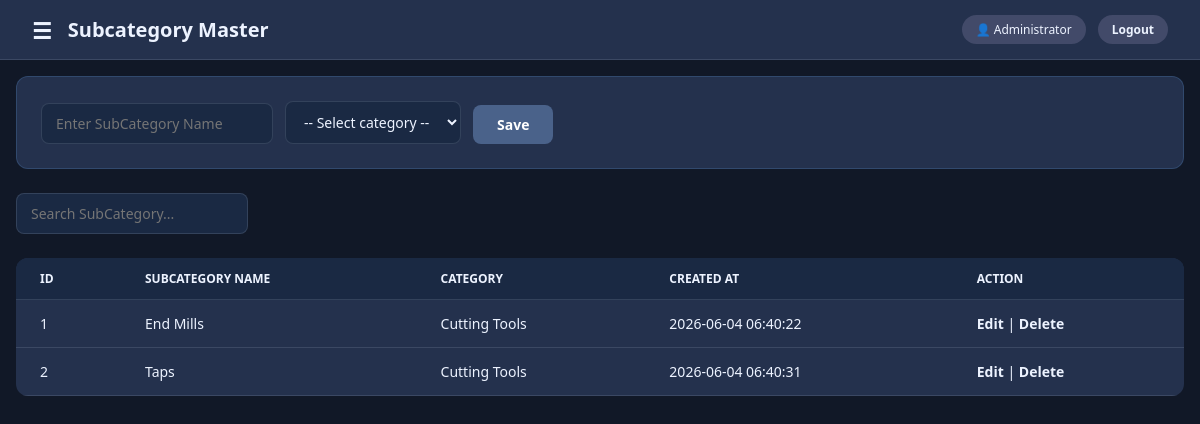
Page /subcategories (signed in) on the committed database.
### tables this page shows
CREATE TABLE subcategories (
        id INTEGER PRIMARY KEY AUTOINCREMENT,
        category_id INTEGER,
        subcategory_name TEXT NOT NULL UNIQUE,
        created_at DATETIME DEFAULT CURRENT_TIMESTAMP,
        FOREIGN KEY (category_id) REFERENCES categories(id)
        );

CREATE TABLE categories (
        id INTEGER PRIMARY KEY AUTOINCREMENT,
        category_name TEXT NOT NULL UNIQUE,
        created_at DATETIME DEFAULT CURRENT_TIMESTAMP
        );

### modules/masters.py (the view)
@masters.route("/subcategories")
def subcategories_list():
    conn= get_connection()
    cursor = conn.cursor()
    cursor.execute("""
        SELECT subcategories.*, categories.category_name
        FROM subcategories
        LEFT JOIN categories ON subcategories.category_id = categories.id
        ORDER BY subcategory_name
    """)
    subcategories = cursor.fetchall()
    cursor.execute("SELECT * FROM categories ORDER BY category_name")
    categories = cursor.fetchall()
    conn.close()
    return render_template("masters/subcategories.html", subcategories = subcategories, categories = categories)

### database.py (called while the page is built)
def get_connection():
    conn = sqlite3.connect(DATABASE)
    conn.row_factory = sqlite3.Row
    return conn

### modules/auth.py (called while the page is built)
def require_system(system_name):
    def check():
        if not session.get("user_id"):
            return redirect(url_for("auth.login", system=system_name, next=request.path))
        if session.get("system") != system_name:
            flash("That section belongs to a different login.", "danger")
            return redirect(url_for("auth.login", system=system_name))
    return check

### templates/masters/subcategories.html (shortened to what this page needs)
{% extends "base.html" %}
{% block page_title %}Subcategory Master{% endblock %}
{% block content %}
        {% if editing %}
        <form method="POST" action="/subcategories/edit/{{ subcategory.id }}">
            <input type="text" name="subcategory_name" value="{{ subcategory.subcategory_name}}">
            <button type="submit">Update</button>
            <a href="/subcategories" style="padding: 10px 16px; background: #6b6b6b; color: white; border-radius: 8px;">Cancel</a>
        </form>
        {% else %}
        <form method="POST" action="/subcategories/add">
            <input type="text" name="subcategory_name" placeholder="Enter SubCategory Name">
            <select name = "category_id">
                <option value="">-- Select category --</option>
            </select>
            <button type="submit">Save</button>
        </form>
        {% endif %}
        <input type="text" id="searchInput" placeholder="Search SubCategory...">
        <table>
            <thead>
            <tr>
                <th>ID</th>
                <th>SubCategory Name</th>
                <th>category</th>
                <th>Created At</th>
                <th>Action</th>
            </tr>
            </thead>
            <tbody>
            {% for subcategory in subcategories %}
            <tr>
                <td>{{ subcategory.id }}</td>
                <td>{{ subcategory.subcategory_name }}</td>
                <td>{{ subcategory.category_name }}</td>
                <td>{{ subcategory.created_at }}</td>
                <td>
                    <a href="/subcategories/edit/{{ subcategory.id }}">Edit</a> |
                    <a href="/subcategories/delete/{{ subcategory.id }}">Delete</a>
                </td>
            </tr>
            {% endfor %}
            </tbody>
        </table>
{% endblock %}

### templates/base.html (style rules this page uses)
:root { --theme-primary: #3E445C; --theme-secondary: #424A69; --theme-tertiary: #4A628A; --theme-accent: #5890CB; --theme-surface: #f5f3ef; --theme-surface-strong: #edf3fb; --theme-card: #ffffff; --theme-border: rgba(62, 68, 92, 0.15); --theme-text: #1a1a1a; --theme-text-soft: #6b6b6b; --theme-white: #ffffff; --theme-hover: rgba(88, 144, 203, 0.08); }
body[data-theme="dark"] { --theme-primary: #3E445C; --theme-secondary: #424A69; --theme-tertiary: #4A628A; --theme-accent: #5890CB; --theme-surface: #111827; --theme-surface-strong: #1a2943; --theme-card: #24314d; --theme-border: rgba(148, 163, 184, 0.2); --theme-text: #edf3ff; --theme-text-soft: #d7e4ff; --theme-white: #24314d; --theme-hover: rgba(88, 144, 203, 0.18); }
body[data-theme="dark"] .page-title, body[data-theme="dark"] .stat-label, body[data-theme="dark"] .stat-value, body[data-theme="dark"] .accordion-title, body[data-theme="dark"] .accordion-sub, body[data-theme="dark"] .accordion-metric, body[data-theme="dark"] .accordion-chevron, body[data-theme="dark"] .tab-btn, body[data-theme="dark"] .tab-btn:not(.active), body[data-theme="dark"] .user-badge, body[data-theme="dark"] td, body[data-theme="dark"] th, body[data-theme="dark"] label, body[data-theme="dark"] .nav-label, body[data-theme="dark"] .logo-sub { color: #edf3ff !important; }
body[data-theme="dark"] .stat-card, body[data-theme="dark"] .accordion-item, body[data-theme="dark"] .tab-bar, body[data-theme="dark"] form, body[data-theme="dark"] table, body[data-theme="dark"] .sidebar-theme-toggle, body[data-theme="dark"] [style*="background: white"], body[data-theme="dark"] [style*="background: #fff"], body[data-theme="dark"] [style*="background:#fff"], body[data-theme="dark"] [style*="background: #ffffff"] { background: var(--theme-card) !important; border-color: rgba(88, 144, 203, 0.25) !important; color: #edf3ff !important; }
body[data-theme="dark"] a { color: #edf3ff !important; }
* { margin: 0; padding: 0; box-sizing: border-box; font-family: 'segoe UI', sans-serif; }
body { display: flex; background: var(--theme-surface); min-height: 100vh; color: var(--theme-text); }
table { width: 100%; border-collapse: collapse; background: var(--theme-card); border-radius: 12px; overflow: hidden; margin-top: 24px; }
thead th, th { background: var(--theme-surface-strong); padding: 12px 24px; text-align: left; font-size: 12px; font-weight: 600; color: var(--theme-text-soft); text-transform: uppercase; border-bottom: 1px solid var(--theme-border); }
tbody tr, tr { border-bottom: 1px solid var(--theme-border); }
td { padding: 14px 24px; font-size: 14px; color: var(--theme-text); }
form { background: var(--theme-card); padding: 24px; border-radius: 12px; border: 1px solid var(--theme-border); margin-bottom: 24px; display: flex; gap: 12px; flex-wrap: wrap; align-items: flex-end; }
input, select { background: var(--theme-surface-strong); border: 1.5px solid var(--theme-border); border-radius: 8px; padding: 10px 14px; font-size: 14px; outline: none; color: var(--theme-text); }
button { background: var(--theme-tertiary); color: white; border: none; border-radius: 8px; padding: 10px 24px; font-size: 14px; font-weight: 600; cursor: pointer; }
a { color: var(--theme-tertiary); text-decoration: none; font-weight: 600; }

### rows in the picture
subcategories: id "1", subcategory_name "End Mills", category_name "Cutting Tools", created_at "2026-06-04 06:40:22"
subcategories: id "2", subcategory_name "Taps", category_name "Cutting Tools", created_at "2026-06-04 06:40:31"

### other values in the picture
{{ session.full_name }} "Administrator"
